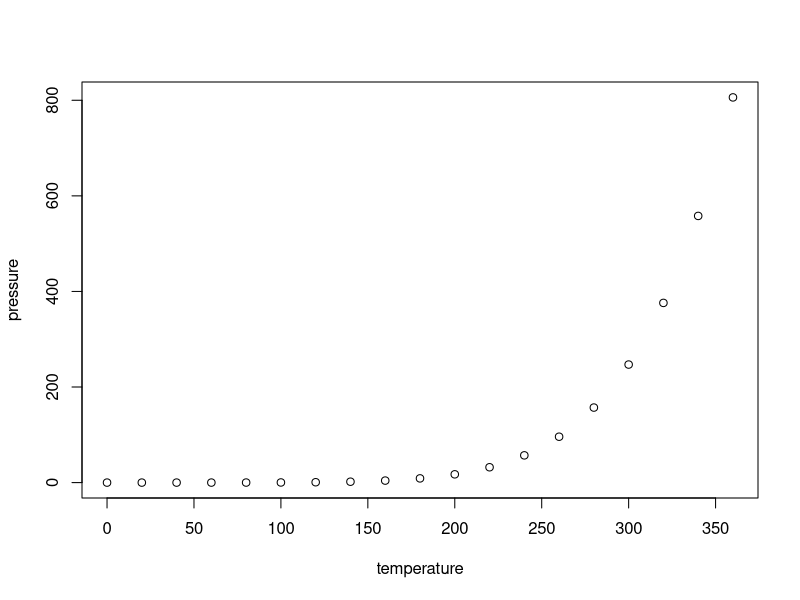
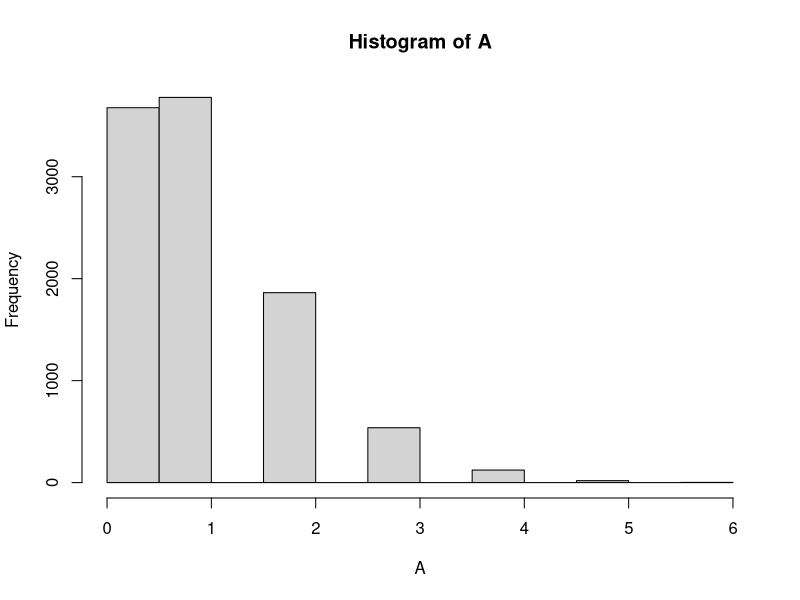
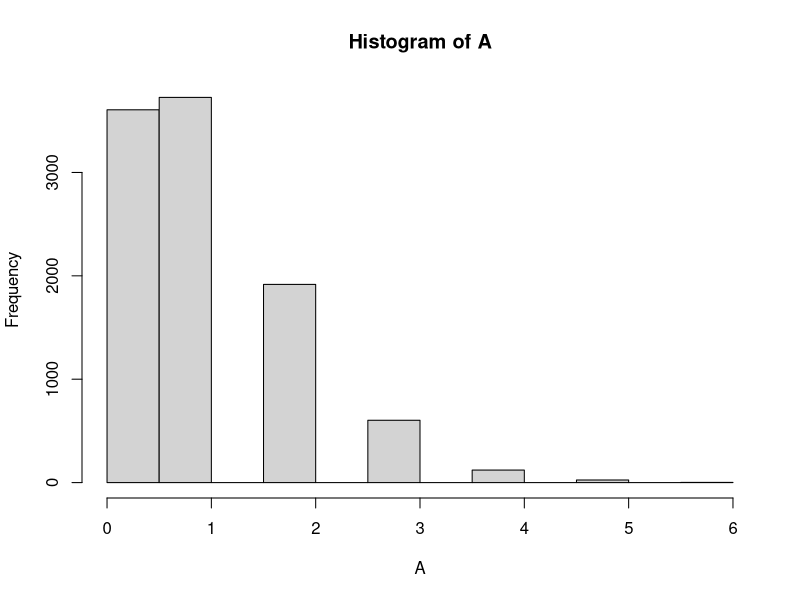
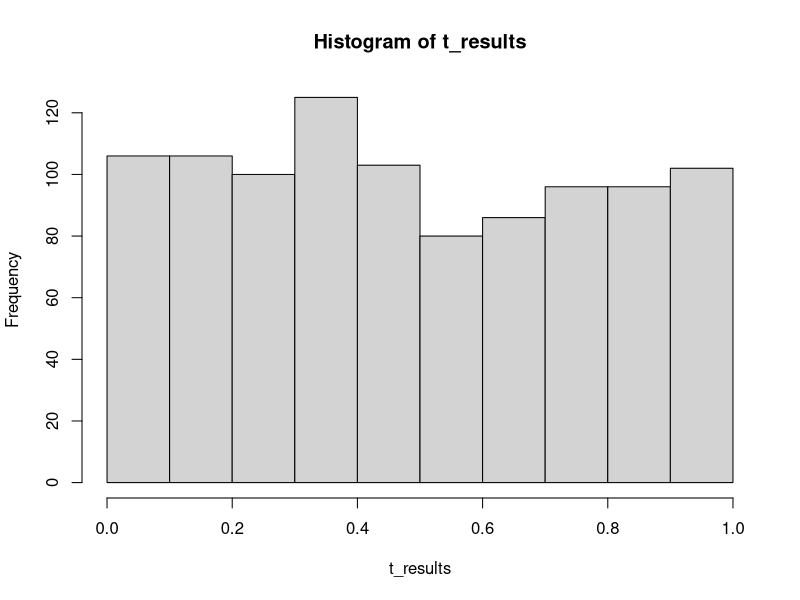

Recreate these plots in R, in order.
## ---- chunk 1
knitr::opts_chunk$set(echo = TRUE)
## ---- chunk 2
summary(cars)
## ---- chunk 3
plot(pressure)
## ---- chunk 4

#example data frams

library(tibble)

all_sim_data <- tibble

c1 <- c(2,-3,2,2,-3)
c2 <- c(2,0,-1,-1,0)
c3 <- c(0,0,+1,-1,0)
c4 <- c(0,+1,0,0,-1)


## ---- chunk 5

rbinom(1,20,.05)

?rbinom

## ---- chunk 6
A <- replicate(10000, sum(rbinom(20, 1, .05)))
hist(A)

length(A[A> 0])/10000
## ---- chunk 7

A <- replicate(10000, sum(rbinom(20, 1, .05)))
hist(A)

length(A[A> 0])/10000

A<-rbinom(10000, 20, .05)

A <-rbinom(10000, 50, .05)

#length(A[A > 0])/10000))





## ---- chunk 8

t_results  <- replicate(1000, t.test(rnorm(10, 0, 1), rnorm(10, 0, 1), var.equal= TRUE)$p.value)

hist(t_results)

